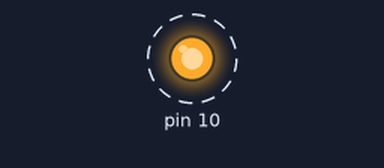
Simulated run of this sketch. Board: Arduino Uno, built with avr-gcc and run on an emulated ATmega328P. Shown: output pins drawn as LEDs (lit = HIGH). Dashed ring = blinking.

Above: at 0.15 s.
Timing chart, 0 to 3.0 s (numbered marks = the images above):
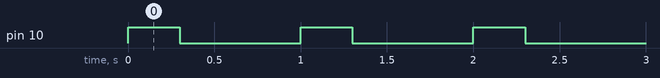

The sketch:

test-code.ino
```cpp
void setup() { pinMode(10, OUTPUT); }
void loop() {
digitalWrite(10, HIGH); delay(300);
digitalWrite(10, LOW); delay(700);
}
```

Measured:
- by itself, pin 10: alternates HIGH for 0.30 s and LOW for 0.70 s
